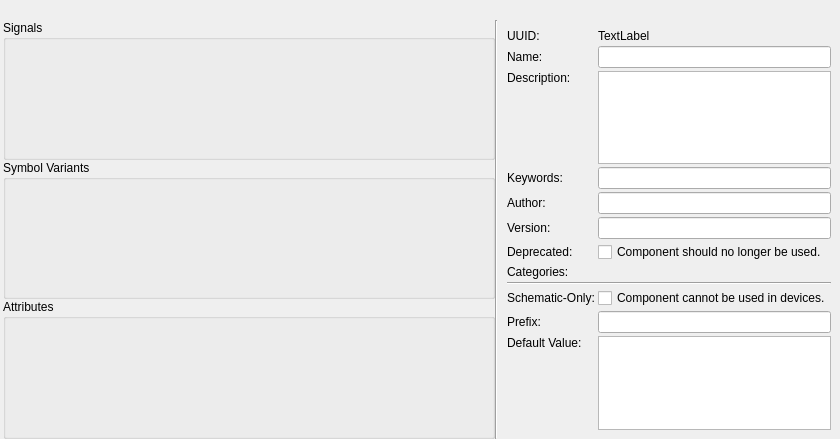
<?xml version="1.0" encoding="UTF-8"?>
<ui version="4.0">
 <class>librepcb::library::editor::ComponentEditorWidget</class>
 <widget class="QWidget" name="librepcb::library::editor::ComponentEditorWidget">
  <property name="geometry">
   <rect>
    <x>0</x>
    <y>0</y>
    <width>840</width>
    <height>439</height>
   </rect>
  </property>
  <property name="windowTitle">
   <string>Form</string>
  </property>
  <layout class="QVBoxLayout" name="verticalLayout" stretch="0,1">
   <property name="spacing">
    <number>0</number>
   </property>
   <property name="leftMargin">
    <number>0</number>
   </property>
   <property name="topMargin">
    <number>0</number>
   </property>
   <property name="rightMargin">
    <number>0</number>
   </property>
   <property name="bottomMargin">
    <number>0</number>
   </property>
   <item>
    <widget class="QWidget" name="interfaceBrokenWarningWidget" native="true">
     <property name="minimumSize">
      <size>
       <width>0</width>
       <height>20</height>
      </size>
     </property>
    </widget>
   </item>
   <item>
    <layout class="QHBoxLayout" name="horizontalLayout_2" stretch="2,0,1">
     <property name="spacing">
      <number>0</number>
     </property>
     <property name="leftMargin">
      <number>3</number>
     </property>
     <property name="topMargin">
      <number>0</number>
     </property>
     <property name="rightMargin">
      <number>0</number>
     </property>
     <property name="bottomMargin">
      <number>0</number>
     </property>
     <item>
      <layout class="QVBoxLayout" name="verticalLayout_4" stretch="1,1,1">
       <item>
        <widget class="QGroupBox" name="groupBox">
         <property name="title">
          <string>Signals</string>
         </property>
         <layout class="QHBoxLayout" name="horizontalLayout">
          <property name="spacing">
           <number>0</number>
          </property>
          <property name="leftMargin">
           <number>3</number>
          </property>
          <property name="topMargin">
           <number>6</number>
          </property>
          <property name="rightMargin">
           <number>3</number>
          </property>
          <property name="bottomMargin">
           <number>3</number>
          </property>
          <item>
           <widget class="librepcb::library::editor::ComponentSignalListEditorWidget" name="signalEditorWidget" native="true"/>
          </item>
         </layout>
        </widget>
       </item>
       <item>
        <widget class="QGroupBox" name="groupBox_3">
         <property name="title">
          <string>Symbol Variants</string>
         </property>
         <layout class="QHBoxLayout" name="horizontalLayout_3">
          <property name="spacing">
           <number>0</number>
          </property>
          <property name="leftMargin">
           <number>3</number>
          </property>
          <property name="topMargin">
           <number>6</number>
          </property>
          <property name="rightMargin">
           <number>3</number>
          </property>
          <property name="bottomMargin">
           <number>3</number>
          </property>
          <item>
           <widget class="librepcb::library::editor::ComponentSymbolVariantListWidget" name="symbolVariantsEditorWidget" native="true"/>
          </item>
         </layout>
        </widget>
       </item>
       <item>
        <widget class="QGroupBox" name="groupBox_2">
         <property name="title">
          <string>Attributes</string>
         </property>
         <layout class="QHBoxLayout" name="attributesLayout">
          <property name="spacing">
           <number>0</number>
          </property>
          <property name="leftMargin">
           <number>3</number>
          </property>
          <property name="topMargin">
           <number>6</number>
          </property>
          <property name="rightMargin">
           <number>3</number>
          </property>
          <property name="bottomMargin">
           <number>3</number>
          </property>
          <item>
           <widget class="librepcb::AttributeListEditorWidget" name="attributesEditorWidget" native="true"/>
          </item>
         </layout>
        </widget>
       </item>
      </layout>
     </item>
     <item>
      <widget class="Line" name="line_3">
       <property name="orientation">
        <enum>Qt::Vertical</enum>
       </property>
      </widget>
     </item>
     <item>
      <layout class="QFormLayout" name="formLayout">
       <property name="horizontalSpacing">
        <number>3</number>
       </property>
       <property name="verticalSpacing">
        <number>3</number>
       </property>
       <property name="leftMargin">
        <number>9</number>
       </property>
       <property name="topMargin">
        <number>9</number>
       </property>
       <property name="rightMargin">
        <number>9</number>
       </property>
       <property name="bottomMargin">
        <number>9</number>
       </property>
       <item row="0" column="0">
        <widget class="QLabel" name="label_3">
         <property name="text">
          <string>UUID:</string>
         </property>
        </widget>
       </item>
       <item row="0" column="1">
        <widget class="QLabel" name="lblUuid">
         <property name="text">
          <string notr="true">TextLabel</string>
         </property>
         <property name="openExternalLinks">
          <bool>true</bool>
         </property>
         <property name="textInteractionFlags">
          <set>Qt::LinksAccessibleByMouse|Qt::TextSelectableByMouse</set>
         </property>
        </widget>
       </item>
       <item row="1" column="0">
        <widget class="QLabel" name="label_4">
         <property name="text">
          <string>Name:</string>
         </property>
        </widget>
       </item>
       <item row="1" column="1">
        <widget class="QLineEdit" name="edtName">
         <property name="maxLength">
          <number>50</number>
         </property>
        </widget>
       </item>
       <item row="2" column="0">
        <widget class="QLabel" name="label_5">
         <property name="text">
          <string>Description:</string>
         </property>
         <property name="alignment">
          <set>Qt::AlignLeading|Qt::AlignLeft|Qt::AlignTop</set>
         </property>
        </widget>
       </item>
       <item row="2" column="1">
        <widget class="QPlainTextEdit" name="edtDescription"/>
       </item>
       <item row="3" column="0">
        <widget class="QLabel" name="label_6">
         <property name="text">
          <string>Keywords:</string>
         </property>
        </widget>
       </item>
       <item row="3" column="1">
        <widget class="QLineEdit" name="edtKeywords">
         <property name="maxLength">
          <number>100</number>
         </property>
        </widget>
       </item>
       <item row="4" column="0">
        <widget class="QLabel" name="label_7">
         <property name="text">
          <string>Author:</string>
         </property>
        </widget>
       </item>
       <item row="4" column="1">
        <widget class="QLineEdit" name="edtAuthor">
         <property name="maxLength">
          <number>100</number>
         </property>
        </widget>
       </item>
       <item row="5" column="0">
        <widget class="QLabel" name="label_8">
         <property name="text">
          <string>Version:</string>
         </property>
        </widget>
       </item>
       <item row="5" column="1">
        <widget class="QLineEdit" name="edtVersion">
         <property name="maxLength">
          <number>100</number>
         </property>
        </widget>
       </item>
       <item row="6" column="0">
        <widget class="QLabel" name="label_10">
         <property name="text">
          <string>Deprecated:</string>
         </property>
        </widget>
       </item>
       <item row="6" column="1">
        <widget class="QCheckBox" name="cbxDeprecated">
         <property name="text">
          <string>Component should no longer be used.</string>
         </property>
        </widget>
       </item>
       <item row="7" column="0">
        <widget class="QLabel" name="lblCategories">
         <property name="text">
          <string>Categories:</string>
         </property>
         <property name="alignment">
          <set>Qt::AlignLeading|Qt::AlignLeft|Qt::AlignTop</set>
         </property>
        </widget>
       </item>
       <item row="8" column="0" colspan="2">
        <widget class="Line" name="line">
         <property name="orientation">
          <enum>Qt::Horizontal</enum>
         </property>
        </widget>
       </item>
       <item row="9" column="0">
        <widget class="QLabel" name="label_2">
         <property name="text">
          <string>Schematic-Only:</string>
         </property>
        </widget>
       </item>
       <item row="9" column="1">
        <widget class="QCheckBox" name="cbxSchematicOnly">
         <property name="text">
          <string>Component cannot be used in devices.</string>
         </property>
        </widget>
       </item>
       <item row="10" column="0">
        <widget class="QLabel" name="label_11">
         <property name="text">
          <string>Prefix:</string>
         </property>
        </widget>
       </item>
       <item row="10" column="1">
        <widget class="QLineEdit" name="edtPrefix">
         <property name="maxLength">
          <number>10</number>
         </property>
        </widget>
       </item>
       <item row="11" column="0">
        <widget class="QLabel" name="label_9">
         <property name="text">
          <string>Default Value:</string>
         </property>
         <property name="alignment">
          <set>Qt::AlignLeading|Qt::AlignLeft|Qt::AlignTop</set>
         </property>
        </widget>
       </item>
       <item row="11" column="1">
        <widget class="QPlainTextEdit" name="edtDefaultValue"/>
       </item>
      </layout>
     </item>
    </layout>
   </item>
  </layout>
 </widget>
 <customwidgets>
  <customwidget>
   <class>librepcb::AttributeListEditorWidget</class>
   <extends>QWidget</extends>
   <header location="global">librepcb/common/widgets/attributelisteditorwidget.h</header>
   <container>1</container>
  </customwidget>
  <customwidget>
   <class>librepcb::library::editor::ComponentSignalListEditorWidget</class>
   <extends>QWidget</extends>
   <header location="global">librepcb/libraryeditor/cmp/componentsignallisteditorwidget.h</header>
   <container>1</container>
  </customwidget>
  <customwidget>
   <class>librepcb::library::editor::ComponentSymbolVariantListWidget</class>
   <extends>QWidget</extends>
   <header location="global">librepcb/libraryeditor/cmp/componentsymbolvariantlistwidget.h</header>
   <container>1</container>
  </customwidget>
 </customwidgets>
 <resources/>
 <connections/>
</ui>
